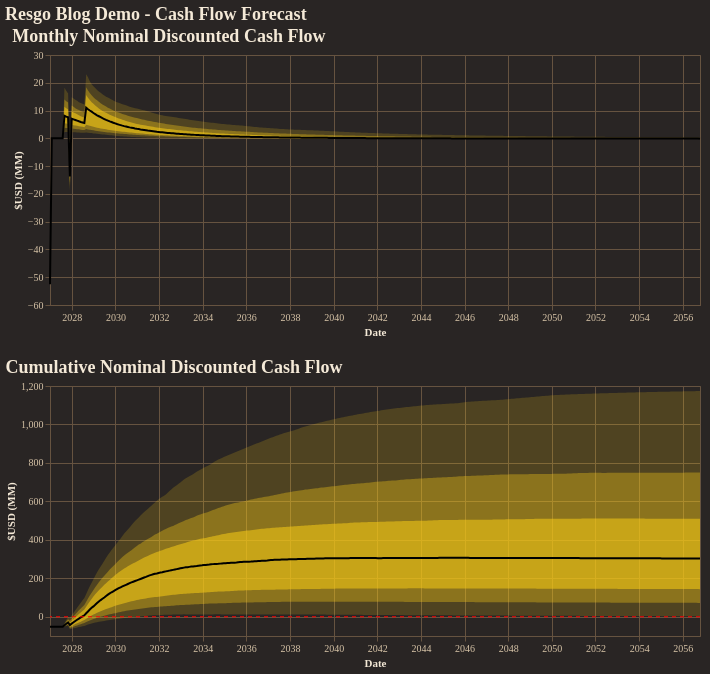

The code cell stored with this chart in its notebook:
### Code cell
fig = reporter.plotter.combined_cash_flow_plot(
    figsize=(650, 250),
    backend=PLOTTING_BACKEND
)
fig.show()

### Figure 1 — Vega-Lite specification as saved in the notebook (floating-point values rounded to 4 significant figures; data arrays with more than 128 entries replaced by an {"elided": "..."} marker saying what was removed)
{"config": {"background": "#292524", "view": {"fill": "#292524", "stroke": "#665340"}, "title": {"color": "#f4e9d7", "font": "Merriweather", "fontSize": 18, "fontWeight": 600, "subtitleColor": "#d5c2a6", "anchor": "start"}, "axis": {"domainColor": "#665340", "gridColor": "#665340", "tickColor": "#665340", "labelColor": "#d5c2a6", "titleColor": "#f4e9d7", "labelFont": "Merriweather", "titleFont": "Merriweather"}, "legend": {"titleColor": "#f4e9d7", "labelColor": "#d5c2a6", "labelFont": "Merriweather", "titleFont": "Merriweather", "orient": "top-right", "symbolType": "circle"}, "header": {"labelColor": "#d5c2a6", "titleColor": "#f4e9d7", "labelFont": "Merriweather", "titleFont": "Merriweather"}, "mark": {"color": "#c78d3b"}, "line": {"color": "#c78d3b"}, "bar": {"color": "#c78d3b"}, "point": {"color": "#ddb06d"}, "area": {"color": "#c78d3b", "opacity": 0.35}, "text": {"color": "#f4e9d7", "font": "Merriweather"}, "range": {"category": ["#5DA5DA", "#F28E2B", "#59C36A", "#E15759", "#B07AA1", "#4ECDC4", "#FF9DA7", "#EDC948"]}}, "vconcat": [{"layer": [{"mark": {"type": "area", "color": "rgba(250, 204, 21, 1.0)", "opacity": 0.18}, "encoding": {"tooltip": [{"field": "date", "title": "Date", "type": "temporal"}, {"field": "p01", "format": ",.2f", "title": "P01", "type": "quantitative"}, {"field": "p10", "format": ",.2f", "title": "P10", "type": "quantitative"}, {"field": "p25", "format": ",.2f", "title": "P25", "type": "quantitative"}, {"field": "p50", "format": ",.2f", "title": "P50", "type": "quantitative"}, {"field": "p75", "format": ",.2f", "title": "P75", "type": "quantitative"}, {"field": "p90", "format": ",.2f", "title": "P90", "type": "quantitative"}, {"field": "p99", "format": ",.2f", "title": "P99", "type": "quantitative"}], "x": {"field": "date", "title": "Date", "type": "temporal"}, "y": {"field": "p01", "title": "$USD (MM)", "type": "quantitative"}, "y2": {"field": "p99"}}}, {"mark": {"type": "area", "color": "rgba(250, 204, 21, 1.0)", "opacity": 0.35}, "encoding": {"tooltip": [{"field": "date", "title": "Date", "type": "temporal"}, {"field": "p01", "format": ",.2f", "title": "P01", "type": "quantitative"}, {"field": "p10", "format": ",.2f", "title": "P10", "type": "quantitative"}, {"field": "p25", "format": ",.2f", "title": "P25", "type": "quantitative"}, {"field": "p50", "format": ",.2f", "title": "P50", "type": "quantitative"}, {"field": "p75", "format": ",.2f", "title": "P75", "type": "quantitative"}, {"field": "p90", "format": ",.2f", "title": "P90", "type": "quantitative"}, {"field": "p99", "format": ",.2f", "title": "P99", "type": "quantitative"}], "x": {"field": "date", "title": "Date", "type": "temporal"}, "y": {"field": "p10", "title": "$USD (MM)", "type": "quantitative"}, "y2": {"field": "p90"}}}, {"mark": {"type": "area", "color": "rgba(250, 204, 21, 1.0)", "opacity": 0.55}, "encoding": {"tooltip": [{"field": "date", "title": "Date", "type": "temporal"}, {"field": "p01", "format": ",.2f", "title": "P01", "type": "quantitative"}, {"field": "p10", "format": ",.2f", "title": "P10", "type": "quantitative"}, {"field": "p25", "format": ",.2f", "title": "P25", "type": "quantitative"}, {"field": "p50", "format": ",.2f", "title": "P50", "type": "quantitative"}, {"field": "p75", "format": ",.2f", "title": "P75", "type": "quantitative"}, {"field": "p90", "format": ",.2f", "title": "P90", "type": "quantitative"}, {"field": "p99", "format": ",.2f", "title": "P99", "type": "quantitative"}], "x": {"field": "date", "title": "Date", "type": "temporal"}, "y": {"field": "p25", "title": "$USD (MM)", "type": "quantitative"}, "y2": {"field": "p75"}}}, {"mark": {"type": "line", "color": "black", "strokeWidth": 2}, "encoding": {"tooltip": [{"field": "date", "title": "Date", "type": "temporal"}, {"field": "p01", "format": ",.2f", "title": "P01", "type": "quantitative"}, {"field": "p10", "format": ",.2f", "title": "P10", "type": "quantitative"}, {"field": "p25", "format": ",.2f", "title": "P25", "type": "quantitative"}, {"field": "p50", "format": ",.2f", "title": "P50", "type": "quantitative"}, {"field": "p75", "format": ",.2f", "title": "P75", "type": "quantitative"}, {"field": "p90", "format": ",.2f", "title": "P90", "type": "quantitative"}, {"field": "p99", "format": ",.2f", "title": "P99", "type": "quantitative"}], "x": {"field": "date", "title": "Date", "type": "temporal"}, "y": {"field": "p50", "title": "$USD (MM)", "type": "quantitative"}}}], "data": {"name": "data-07add124cd77a403d7db6810dea62029"}, "height": 250, "title": "Monthly Nominal Discounted Cash Flow", "width": 650}, {"layer": [{"layer": [{"mark": {"type": "area", "color": "rgba(250, 204, 21, 1.0)", "opacity": 0.18}, "encoding": {"tooltip": [{"field": "date", "title": "Date", "type": "temporal"}, {"field": "p01", "format": ",.2f", "title": "P01", "type": "quantitative"}, {"field": "p10", "format": ",.2f", "title": "P10", "type": "quantitative"}, {"field": "p25", "format": ",.2f", "title": "P25", "type": "quantitative"}, {"field": "p50", "format": ",.2f", "title": "P50", "type": "quantitative"}, {"field": "p75", "format": ",.2f", "title": "P75", "type": "quantitative"}, {"field": "p90", "format": ",.2f", "title": "P90", "type": "quantitative"}, {"field": "p99", "format": ",.2f", "title": "P99", "type": "quantitative"}], "x": {"field": "date", "title": "Date", "type": "temporal"}, "y": {"field": "p01", "title": "$USD (MM)", "type": "quantitative"}, "y2": {"field": "p99"}}}, {"mark": {"type": "area", "color": "rgba(250, 204, 21, 1.0)", "opacity": 0.35}, "encoding": {"tooltip": [{"field": "date", "title": "Date", "type": "temporal"}, {"field": "p01", "format": ",.2f", "title": "P01", "type": "quantitative"}, {"field": "p10", "format": ",.2f", "title": "P10", "type": "quantitative"}, {"field": "p25", "format": ",.2f", "title": "P25", "type": "quantitative"}, {"field": "p50", "format": ",.2f", "title": "P50", "type": "quantitative"}, {"field": "p75", "format": ",.2f", "title": "P75", "type": "quantitative"}, {"field": "p90", "format": ",.2f", "title": "P90", "type": "quantitative"}, {"field": "p99", "format": ",.2f", "title": "P99", "type": "quantitative"}], "x": {"field": "date", "title": "Date", "type": "temporal"}, "y": {"field": "p10", "title": "$USD (MM)", "type": "quantitative"}, "y2": {"field": "p90"}}}, {"mark": {"type": "area", "color": "rgba(250, 204, 21, 1.0)", "opacity": 0.55}, "encoding": {"tooltip": [{"field": "date", "title": "Date", "type": "temporal"}, {"field": "p01", "format": ",.2f", "title": "P01", "type": "quantitative"}, {"field": "p10", "format": ",.2f", "title": "P10", "type": "quantitative"}, {"field": "p25", "format": ",.2f", "title": "P25", "type": "quantitative"}, {"field": "p50", "format": ",.2f", "title": "P50", "type": "quantitative"}, {"field": "p75", "format": ",.2f", "title": "P75", "type": "quantitative"}, {"field": "p90", "format": ",.2f", "title": "P90", "type": "quantitative"}, {"field": "p99", "format": ",.2f", "title": "P99", "type": "quantitative"}], "x": {"field": "date", "title": "Date", "type": "temporal"}, "y": {"field": "p25", "title": "$USD (MM)", "type": "quantitative"}, "y2": {"field": "p75"}}}, {"mark": {"type": "line", "color": "black", "strokeWidth": 2}, "encoding": {"tooltip": [{"field": "date", "title": "Date", "type": "temporal"}, {"field": "p01", "format": ",.2f", "title": "P01", "type": "quantitative"}, {"field": "p10", "format": ",.2f", "title": "P10", "type": "quantitative"}, {"field": "p25", "format": ",.2f", "title": "P25", "type": "quantitative"}, {"field": "p50", "format": ",.2f", "title": "P50", "type": "quantitative"}, {"field": "p75", "format": ",.2f", "title": "P75", "type": "quantitative"}, {"field": "p90", "format": ",.2f", "title": "P90", "type": "quantitative"}, {"field": "p99", "format": ",.2f", "title": "P99", "type": "quantitative"}], "x": {"field": "date", "title": "Date", "type": "temporal"}, "y": {"field": "p50", "title": "$USD (MM)", "type": "quantitative"}}}], "data": {"name": "data-8d085a9ff7f6a70342195164e00d8cf1"}, "title": "Cumulative Nominal Discounted Cash Flow"}, {"data": {"name": "data-42990c68f268a11fa16682fcd3437a6f"}, "mark": {"type": "rule", "color": "red", "strokeDash": [4, 4]}, "encoding": {"y": {"field": "zero", "type": "quantitative"}}}], "height": 250, "width": 650}], "title": "Resgo Blog Demo - Cash Flow Forecast", "$schema": "https://vega.github.io/schema/vega-lite/v5.20.1.json", "datasets": {"data-07add124cd77a403d7db6810dea62029": {"elided": "360 records"}, "data-8d085a9ff7f6a70342195164e00d8cf1": {"elided": "360 records"}, "data-42990c68f268a11fa16682fcd3437a6f": [{"zero": 0}]}}
